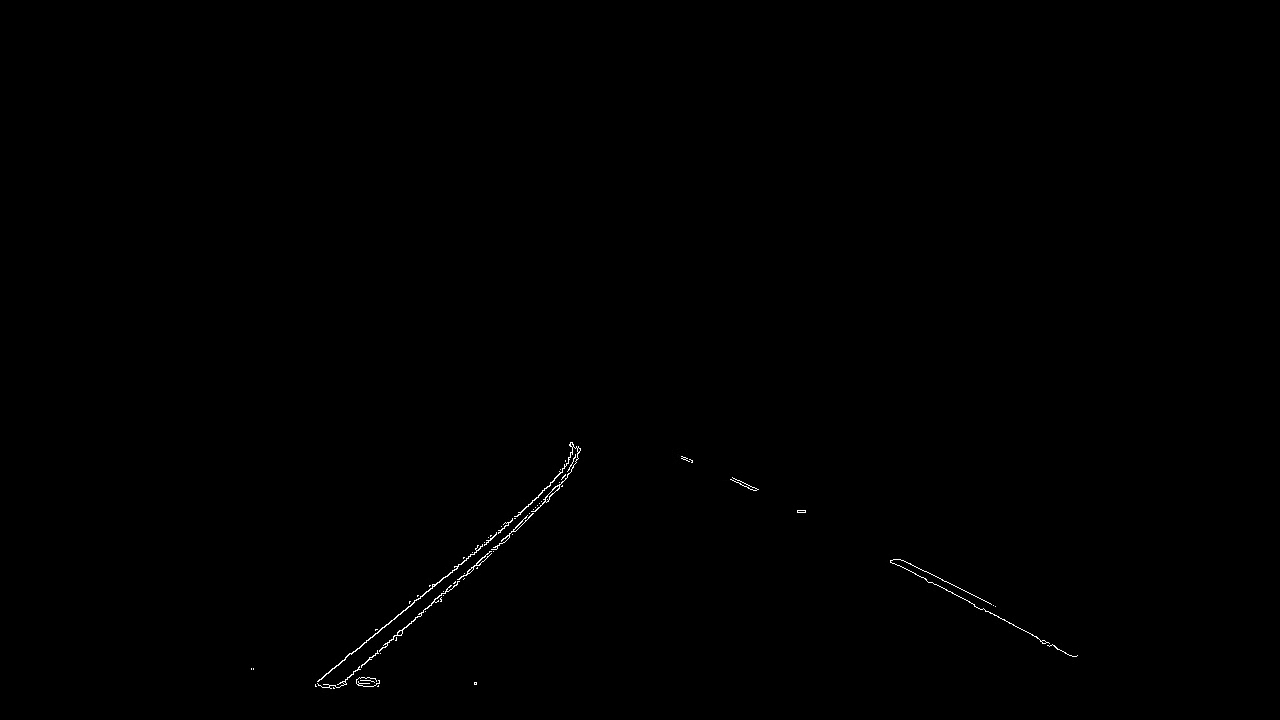
//> input picture frame 3 of OpenCV_study/output_video.mp4, 1280 x 720 px, given in place of input.mp4, which was not available
$ ./main   (built with g++ and OpenCV 4)
//> lines starting //> are read from the running program, lines starting //| are printed output that depends on the picture; after the words box and inside, x2 and y2 are one past the last pixel; in counts of white or black regions, pixels touching at a corner belong together; pictures that were not available may be replaced by others from this repository, and a replacement may not be noted
### OpenCV_study/detect.h
#pragma once
#include <iostream>
#include "opencv2/opencv.hpp"
#include <opencv2/highgui/highgui.hpp>
#include <string>
#include <vector>

using namespace std;
using namespace cv;

class detect
{
private:
	double limit_bottom = 0.85;
	double limit_top = 0.06;
	double limit_height = 0.4;


public:
	Mat colors(Mat img_frame);
	Mat region(Mat img_edge);
	vector<Vec4i> houghline(Mat img_region);
	vector<vector<Vec4i>> sepline(Mat img_edge, vector<Vec4i> lines);


};

### OpenCV_study/lanedetect.cpp
#include "opencv2/opencv.hpp"
#include <iostream>
#include <string>
#include <vector>
#include <opencv2/highgui/highgui.hpp>
#include "detect.h"

Mat detect::colors(Mat img_frame)
{
    Mat output;
    UMat img_hsv, img_combine;
    UMat white_mask, white_image;
    UMat yellow_mask, yellow_image;

    img_frame.copyTo(output);

    Scalar lower_white = Scalar(200, 200, 200); //흰색 차선 RGB
    Scalar upper_white = Scalar(255, 255, 255);
    Scalar lower_yellow = Scalar(10, 100, 100); //노란색 차선 HSV
    Scalar upper_yellow = Scalar(40, 255, 255);

    inRange(output, lower_white, upper_white, white_mask);
    bitwise_and(output, output, white_image, white_mask); //흰색 필터링

    cvtColor(output, img_hsv, COLOR_BGR2HSV);

    inRange(img_hsv, lower_yellow, upper_yellow, yellow_mask);
    bitwise_and(output, output, yellow_image, yellow_mask); //노란색 필터링

    addWeighted(white_image, 1.0, yellow_image, 1.0, 0.0, output);
    return output;
}

Mat detect::region(Mat img_edge)
{
    int width = img_edge.cols;
    int height = img_edge.rows;

    Mat output;
    Mat mask = Mat::zeros(height, width, CV_8UC1);

    Point points[4]{
        Point((width * (1 - limit_bottom)) / 2, height),
         Point((width * (1 - limit_top)) / 2, height - height * limit_height),
          Point(width - (width * (1 - limit_top)) / 2, height - height * limit_height),
           Point(width - (width * (1 - limit_bottom)) / 2, height)
    };

    fillConvexPoly(mask, points, 4, Scalar(255, 0, 0));
    bitwise_and(img_edge, mask, output);

    return output;
}

vector<Vec4i> detect::houghline(Mat img_region)
{
    vector<Vec4i> line;

    HoughLinesP(img_region, line, 1, CV_PI / 180, 20, 10, 20);
    return line;
}

// [4 lines left out: function seperateline, not called in this run]

### OpenCV_study/main.cpp
#include <opencv2/highgui/highgui.hpp>
#include <iostream>
#include <string>
#include <vector>
#include "opencv2/opencv.hpp"

#include "detect.h"

using namespace std;
using namespace cv;

int main()
{
    detect detection;
    Mat img_frame, img_color, img_edge, img_region;
    vector<Vec4i> lines;
    Mat grayscaleFrame;

    // 동영상 파일 열기
    VideoCapture video("input.mp4");

    if (!video.isOpened()) {
        cout << "동영상 파일을 열 수 없습니다." << endl;
        return -1;
    }

    // 동영상 파일의 속성 가져오기
    double fps = video.get(CAP_PROP_FPS);
    int width = video.get(CAP_PROP_FRAME_WIDTH);
    int height = video.get(CAP_PROP_FRAME_HEIGHT);

    // 동영상 저장을 위한 비디오 라이터 생성
    VideoWriter writer("output_video.mp4", VideoWriter::fourcc('X', 'V', 'I', 'D'), fps, Size(width, height), false);

    if (!writer.isOpened()) {
        cout << "동영상 파일을 저장할 수 없습니다." << endl;
        return -1;
    }


    while (1) {

        if(!video.read(img_frame)) break;
//> img_frame is the input picture: 720 rows x 1280 cols, CV_8UC3; min 0, max 255, mean 0.5

        img_color = detection.colors(img_frame);
//> in colors, `inRange(output, lower_white, upper_white, white_mask);`: white_mask: 720 rows x 1280 cols, CV_8UC1; 0.19% white in thin lines or dots, all inside (x1, y1, x2, y2) = (251, 442, 1078, 689)
//> in colors, `cvtColor(output, img_hsv, COLOR_BGR2HSV);`: img_hsv: 720 rows x 1280 cols, CV_8UC3; mean H, S, V 0, 0, 0.5
//> in colors, `inRange(img_hsv, lower_yellow, upper_yellow, yellow_mask);`: yellow_mask: 720 rows x 1280 cols, CV_8UC1; every value is 0
//> in colors, `bitwise_and(output, output, yellow_image, yellow_mask);`: yellow_image: 720 rows x 1280 cols, CV_8UC3; every value is 0

        // 프레임을 GrayScale로 변환
        cvtColor(img_color, grayscaleFrame, COLOR_BGR2GRAY);

        //엣지검출
        Canny(grayscaleFrame, img_edge, 50, 150);
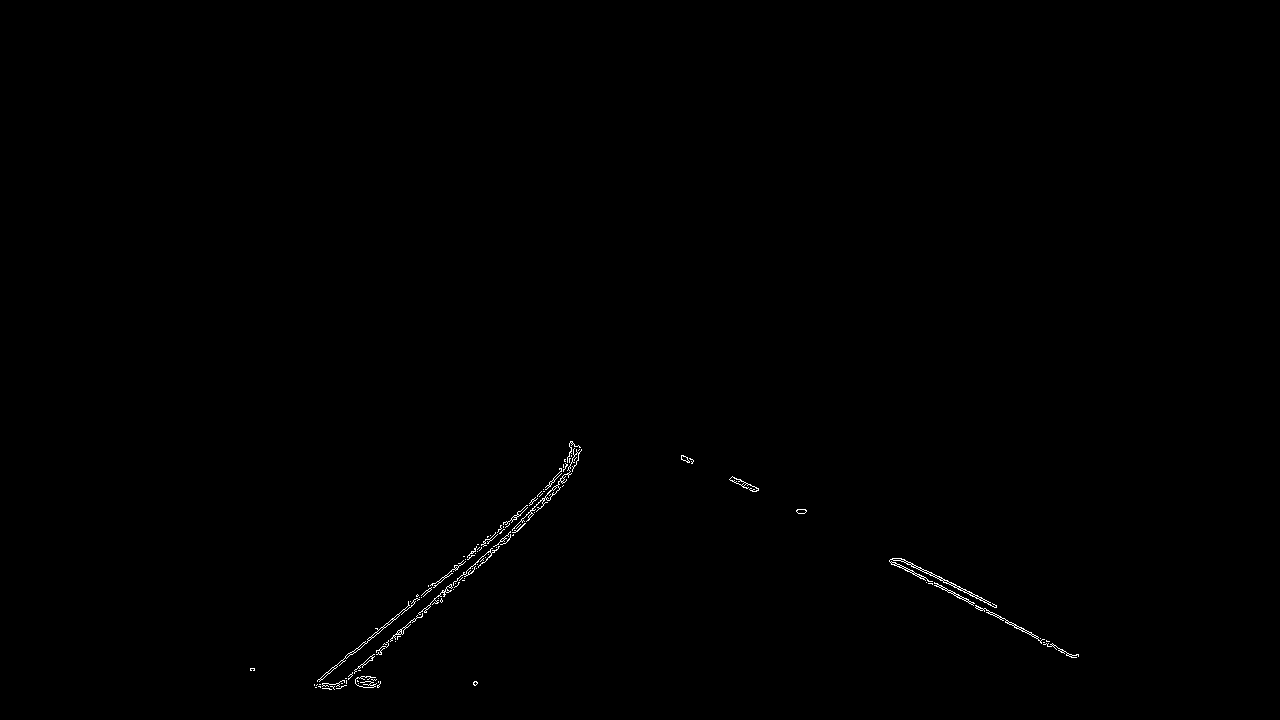
//> img_edge: 720 rows x 1280 cols, CV_8UC1; 0.27% white in thin lines or dots, all inside (x1, y1, x2, y2) = (250, 441, 1079, 690)

        //관심영역지정
        img_region = detection.region(img_edge);
//> in region, `fillConvexPoly(mask, points, 4, Scalar(255, 0, 0));`:
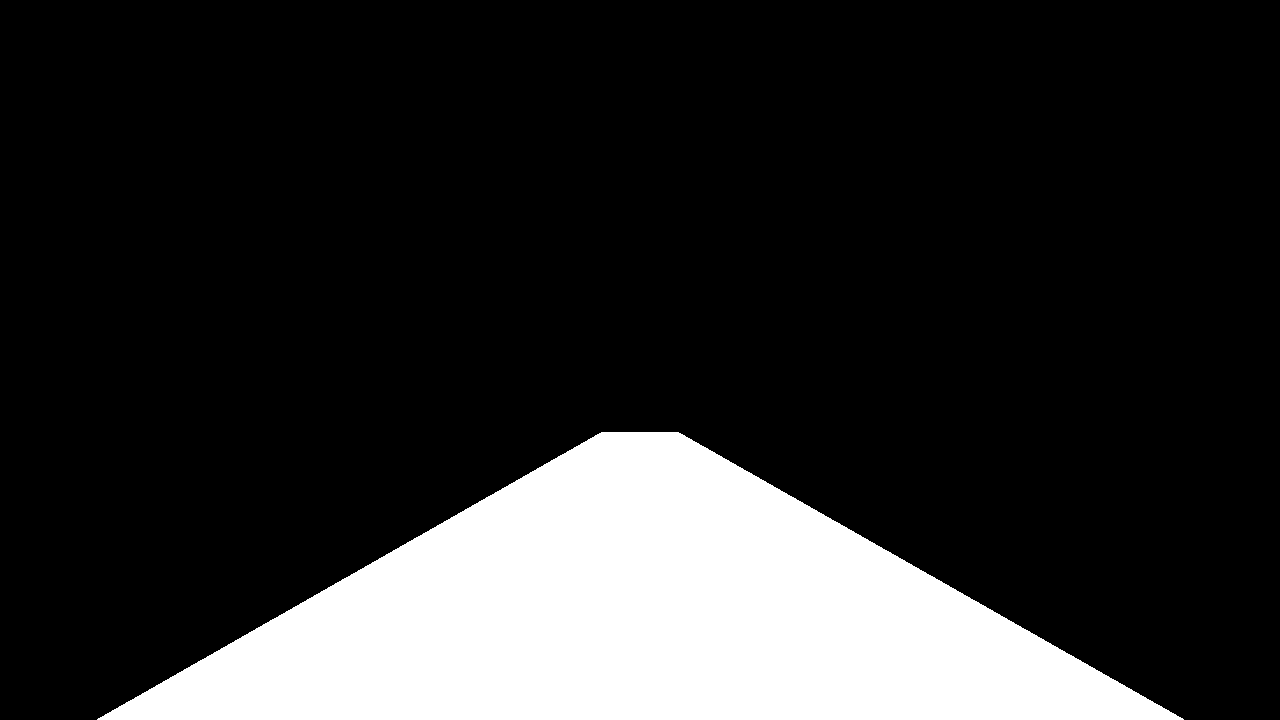
//> mask: 720 rows x 1280 cols, CV_8UC1; 18.2% white; 1 white region, box (x1, y1, x2, y2) and area: (97, 432, 1184, 720) 167974
//> in region, `bitwise_and(img_edge, mask, output);`: output: 720 rows x 1280 cols, CV_8UC1; 0.24% white in thin lines or dots, all inside (x1, y1, x2, y2) = (250, 445, 1075, 690)

        //hough직선 검출
        lines = detection.houghline(img_region);
//> in houghline, `HoughLinesP(img_region, line, 1, CV_PI / 180, 20, 10, 20);`: line = 43 lines (x1, y1, x2, y2), first 8: [317, 680, 520, 515], [314, 684, 501, 532], [729, 479, 752, 491], [397, 631, 555, 493], [331, 689, 507, 541], [894, 562, 1023, 628], [889, 560, 1071, 657], [320, 680, 423, 596]
//> lines = 43 items, first 8: [317, 680, 520, 515], [314, 684, 501, 532], [729, 479, 752, 491], [397, 631, 555, 493], [331, 689, 507, 541], [894, 562, 1023, 628], [889, 560, 1071, 657], [320, 680, 423, 596]

        // 변환된 프레임을 출력 동영상에 저장
        writer.write(img_region);

        // 변환된 프레임을 화면에 출력
        imshow("Grayscale Video",img_region);

        // ESC 키를 누르면 종료
        if (waitKey(1) == 27)
//> the Esc key is pressed
            break;
        //수정사항발생123//
    }

    // 리소스 해제
    video.release();
    writer.release();
    destroyAllWindows();

    return 0;
}

$ run again, starting later in the video
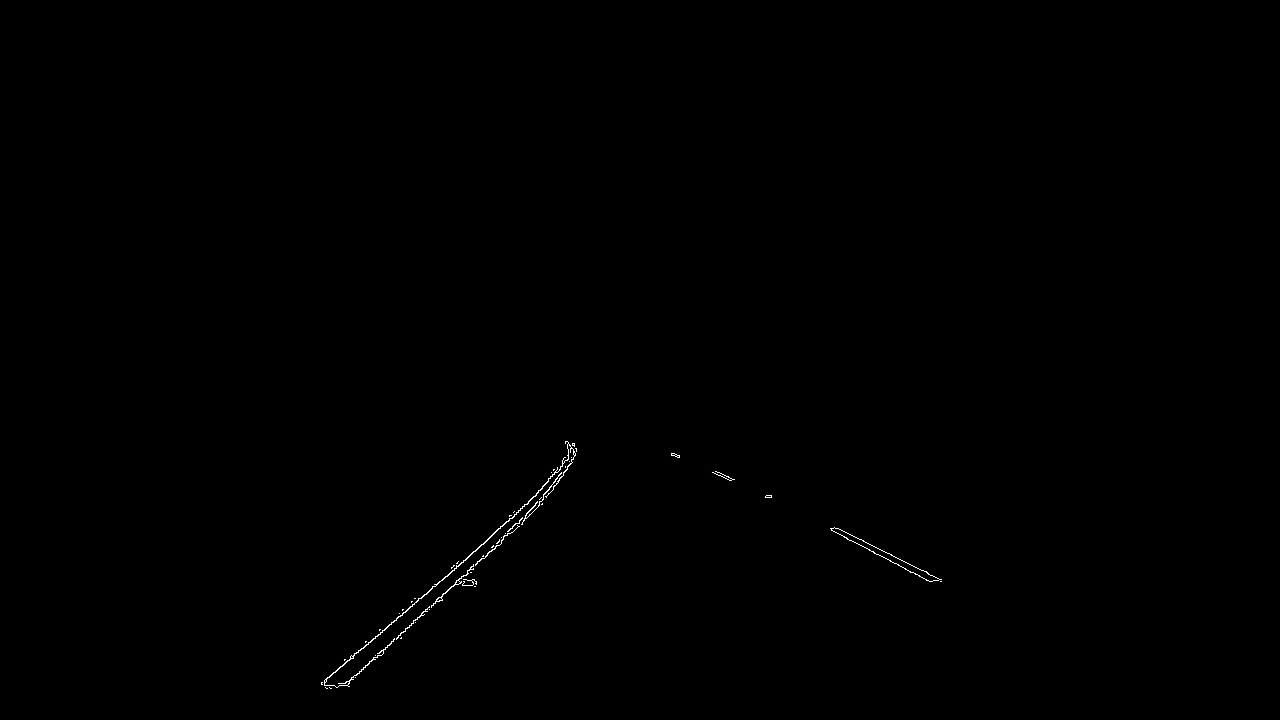
//> input picture frame 13 of OpenCV_study/output_video.mp4, 1280 x 720 px, given in place of input.mp4, which was not available
//> img_frame is the input picture: 720 rows x 1280 cols, CV_8UC3; min 0, max 255, mean 0.4
//> white_mask: 720 rows x 1280 cols, CV_8UC1; 0.17% white in thin lines or dots, all inside (x1, y1, x2, y2) = (321, 441, 942, 689)
//> img_hsv: 720 rows x 1280 cols, CV_8UC3; mean H, S, V 0, 0, 0.4
//> yellow_mask: 720 rows x 1280 cols, CV_8UC1; every value is 0
//> yellow_image: 720 rows x 1280 cols, CV_8UC3; every value is 0
//> `Canny(grayscaleFrame, img_edge, 50, 150);`:
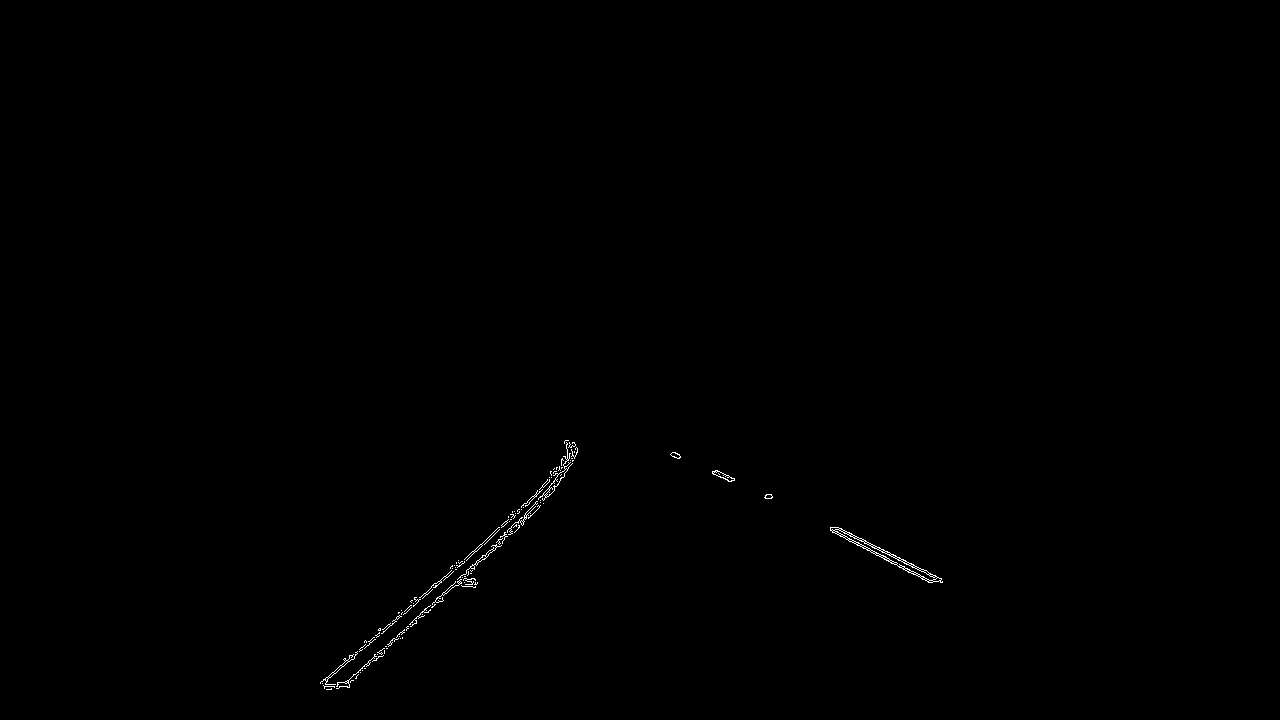
//> img_edge: 720 rows x 1280 cols, CV_8UC1; 0.22% white in thin lines or dots, all inside (x1, y1, x2, y2) = (320, 440, 943, 690)
//> mask: 720 rows x 1280 cols, CV_8UC1; 18.2% white; 1 white region, box (x1, y1, x2, y2) and area: (97, 432, 1184, 720) 167974
//> output: 720 rows x 1280 cols, CV_8UC1; 0.22% white in thin lines or dots, all inside (x1, y1, x2, y2) = (320, 447, 943, 690)
//> line = 33 lines (x1, y1, x2, y2), first 8: [342, 686, 554, 489], [320, 683, 568, 468], [352, 659, 484, 544], [346, 686, 540, 505], [832, 532, 930, 582], [837, 527, 925, 572], [345, 686, 523, 520], [834, 527, 942, 582]
//> lines = 33 items, first 8: [342, 686, 554, 489], [320, 683, 568, 468], [352, 659, 484, 544], [346, 686, 540, 505], [832, 532, 930, 582], [837, 527, 925, 572], [345, 686, 523, 520], [834, 527, 942, 582]

$ run again, starting later in the video
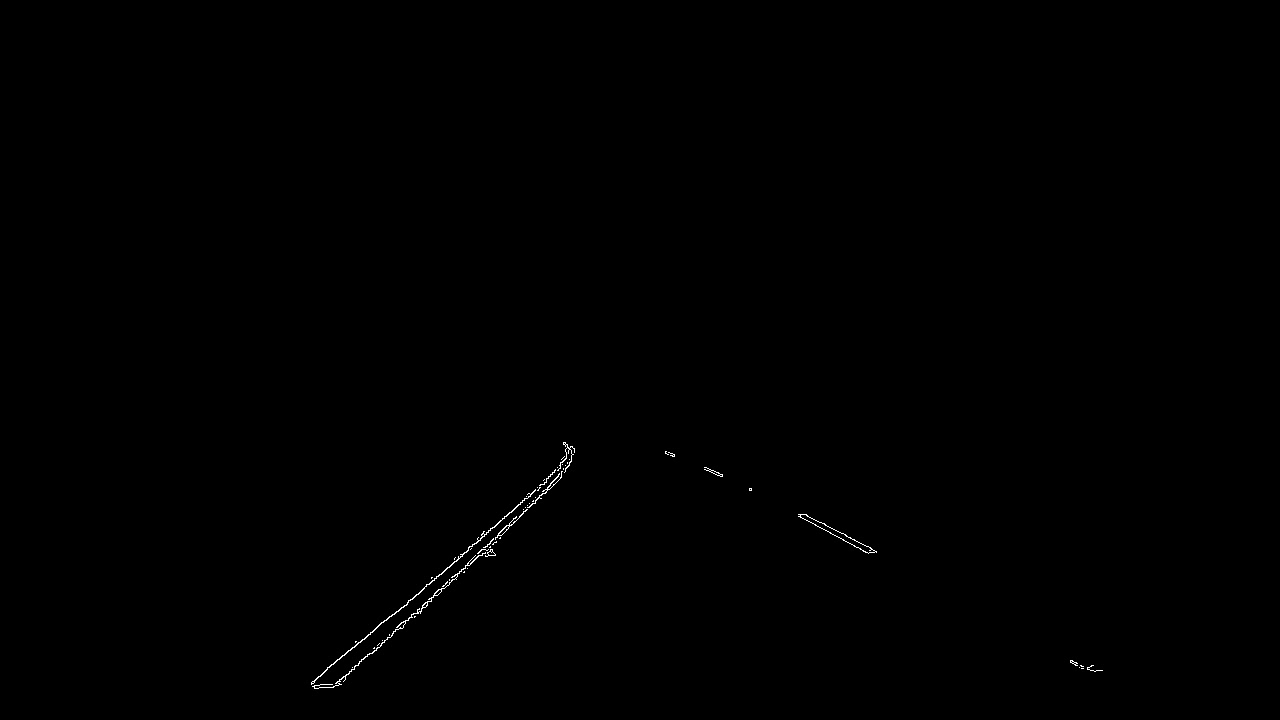
//> input picture frame 24 of OpenCV_study/output_video.mp4, 1280 x 720 px, given in place of input.mp4, which was not available
//> img_frame is the input picture: 720 rows x 1280 cols, CV_8UC3; min 0, max 255, mean 0.4
//> white_mask: 720 rows x 1280 cols, CV_8UC1; 0.17% white in thin lines or dots, all inside (x1, y1, x2, y2) = (311, 442, 1103, 689)
//> img_hsv: 720 rows x 1280 cols, CV_8UC3; mean H, S, V 0, 0, 0.4
//> yellow_mask: 720 rows x 1280 cols, CV_8UC1; every value is 0
//> yellow_image: 720 rows x 1280 cols, CV_8UC3; every value is 0
//> `Canny(grayscaleFrame, img_edge, 50, 150);`:
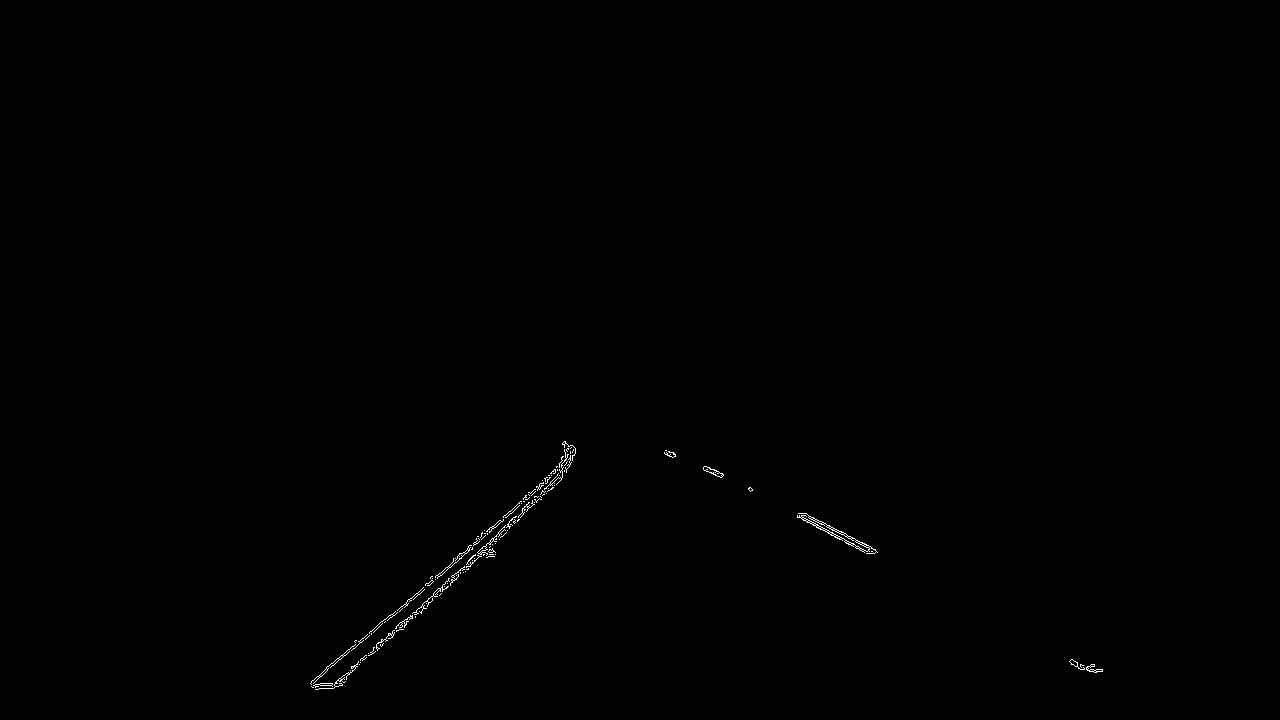
//> img_edge: 720 rows x 1280 cols, CV_8UC1; 0.22% white in thin lines or dots, all inside (x1, y1, x2, y2) = (310, 441, 1103, 690)
//> mask: 720 rows x 1280 cols, CV_8UC1; 18.2% white; 1 white region, box (x1, y1, x2, y2) and area: (97, 432, 1184, 720) 167974
//> output: 720 rows x 1280 cols, CV_8UC1; 0.21% white in thin lines or dots, all inside (x1, y1, x2, y2) = (310, 447, 1100, 690)
//> line = 35 lines (x1, y1, x2, y2), first 8: [331, 688, 569, 466], [327, 669, 574, 454], [313, 683, 500, 520], [333, 688, 566, 471], [371, 634, 572, 460], [501, 529, 569, 465], [392, 637, 561, 479], [373, 653, 562, 477]
//> lines = 35 items, first 8: [331, 688, 569, 466], [327, 669, 574, 454], [313, 683, 500, 520], [333, 688, 566, 471], [371, 634, 572, 460], [501, 529, 569, 465], [392, 637, 561, 479], [373, 653, 562, 477]
